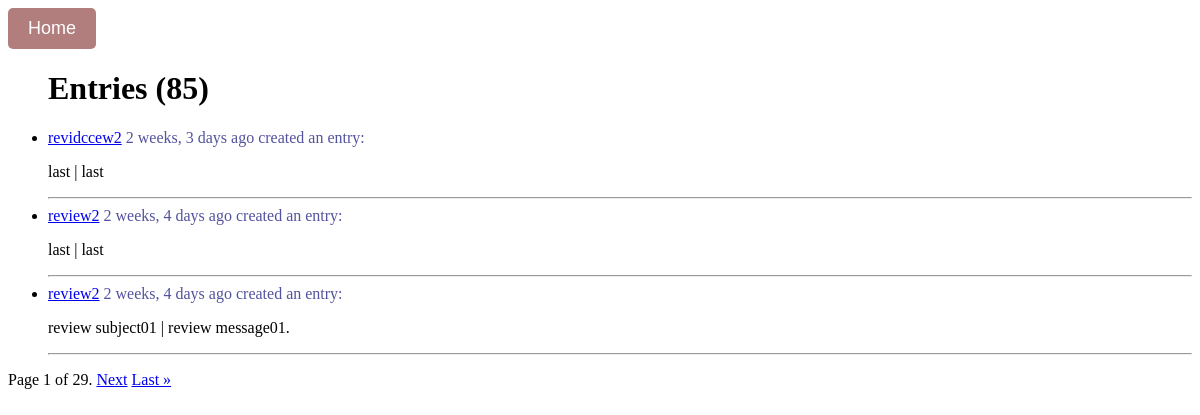
/entries-list/, run on an earlier commit of the app's database.
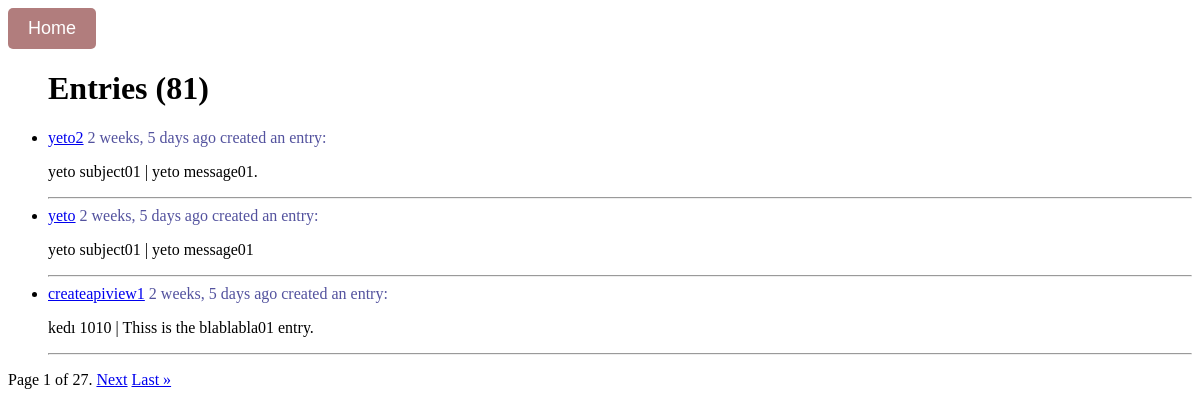
And on a later commit of the database.
### guests/models.py (models this page shows)
class Entry(models.Model):
    subject = models.CharField(max_length=255)
    message = models.TextField()
    created_entry = models.DateTimeField(auto_now_add=True)
    user = models.ForeignKey(
        User, on_delete=models.CASCADE, related_name="user_entries"
    )
    class Meta:
        ordering = ["-created_entry"]
        verbose_name = "Entry"
        verbose_name_plural = "Entries"

class User(AbstractUser):
    username = models.CharField(max_length=200, unique=True)
    def __str__(self):
        return self.username

### guests/views.py (the view)
# urls.py: path("entries-list/", views.entries_list, name="entries-list"),
def entries_list(
    request,
):  # list all entries according to creation date, pagination: 3 items per page
    entries = Entry.objects.all().order_by("-created_entry")
    paginator = Paginator(entries, 3)
    page_number = request.GET.get("page")
    page_obj = paginator.get_page(page_number)
    return render(
        request,
        "entries_list.html",
        {"page_obj": page_obj, "entries": entries},
    )

### guests/templates/entries_list.html (shortened to what this page needs)
<button id="home" data-url="{% url 'home' %}">Home</button>
<div>
    <div>
        <ul class="entries__list">
            <h1>Entries <span>({{ entries|length }})</span></h1>
            {% for entry in page_obj %}
            <div class="entry_container">
                <li>
                    <a href="{% url 'user-data' entry.user.id %}">{{ entry.user }}</a>
                    <a><span style="color:rgb(83, 82, 158)"> {{ entry.created_entry|timesince }} ago created an
                            entry:</span> </a>
                    <p>{{ entry.subject }} | {{ entry.message }}</p>
                    <hr>
                </li>
            </div>
            {% endfor %}
        </ul>
        {% if page_obj.has_other_pages %}
        <div class="pagination">
            <span class="current">
                Page {{ page_obj.number }} of {{ page_obj.paginator.num_pages }}.
            </span>
            {% if page_obj.has_next %}
            <a href="?page={{ page_obj.next_page_number }}">Next</a>
            <a href="?page={{ page_obj.paginator.num_pages }}">Last &raquo;</a>
            {% endif %}
        </div>
        {% endif %}
    </div>

### guests/templates/entries_list.html (style rules this page uses)
#home { padding: 10px 20px; font-size: 18px; background-color: #b17d7d; color: white; border: none; border-radius: 5px; cursor: pointer; }

What changed in the data, as far as the page shows it:
removed Entry: user "revidccew2", created_entry "2 weeks, 3 days", subject "last", message "last"
removed Entry: user "review2", created_entry "2 weeks, 4 days", subject "last", message "last"
removed Entry: user "review2", created_entry "2 weeks, 4 days", subject "review subject01", message "review message01."
now on this page (row unchanged): Entry: user "yeto2", created_entry "2 weeks, 5 days", subject "yeto subject01", message "yeto message01."
now on this page (row unchanged): Entry: user "yeto", created_entry "2 weeks, 5 days", subject "yeto subject01", message "yeto message01"
now on this page (row unchanged): Entry: user "createapiview1", created_entry "2 weeks, 5 days", subject "kedı 1010", message "Thiss is the blablabla01 entry."
Also different on the page:
{{ entries|length }}: "85" → "81"
{{ page_obj.paginator.num_pages }}: "29" → "27"
